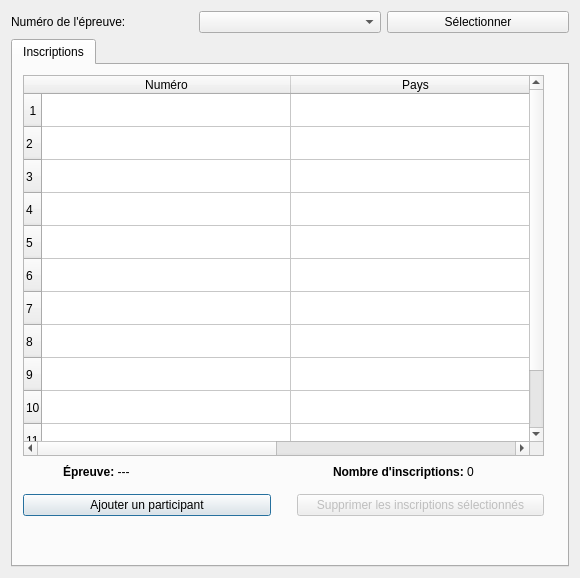
<?xml version="1.0" encoding="UTF-8"?>
<ui version="4.0">
 <class>fct_comp_1</class>
 <widget class="QDialog" name="fct_comp_1">
  <property name="geometry">
   <rect>
    <x>0</x>
    <y>0</y>
    <width>580</width>
    <height>578</height>
   </rect>
  </property>
  <property name="windowTitle">
   <string>Gérer les inscriptions à des épreuves</string>
  </property>
  <layout class="QGridLayout" name="gridLayout">
   <item row="2" column="0">
    <layout class="QHBoxLayout" name="horizontalLayout_2">
     <item>
      <layout class="QHBoxLayout" name="horizontalLayout_3">
       <item>
        <widget class="QTabWidget" name="tabWidget">
         <property name="currentIndex">
          <number>0</number>
         </property>
         <widget class="QWidget" name="tab">
          <attribute name="title">
           <string>Inscriptions</string>
          </attribute>
          <widget class="QTableWidget" name="tableWidget">
           <property name="enabled">
            <bool>true</bool>
           </property>
           <property name="geometry">
            <rect>
             <x>10</x>
             <y>10</y>
             <width>521</width>
             <height>381</height>
            </rect>
           </property>
           <property name="layoutDirection">
            <enum>Qt::LeftToRight</enum>
           </property>
           <property name="autoFillBackground">
            <bool>false</bool>
           </property>
           <property name="lineWidth">
            <number>1</number>
           </property>
           <property name="textElideMode">
            <enum>Qt::ElideMiddle</enum>
           </property>
           <property name="rowCount">
            <number>12</number>
           </property>
           <property name="columnCount">
            <number>2</number>
           </property>
           <attribute name="horizontalHeaderCascadingSectionResizes">
            <bool>false</bool>
           </attribute>
           <attribute name="horizontalHeaderMinimumSectionSize">
            <number>23</number>
           </attribute>
           <attribute name="horizontalHeaderDefaultSectionSize">
            <number>249</number>
           </attribute>
           <attribute name="horizontalHeaderShowSortIndicator" stdset="0">
            <bool>false</bool>
           </attribute>
           <attribute name="horizontalHeaderStretchLastSection">
            <bool>false</bool>
           </attribute>
           <attribute name="verticalHeaderCascadingSectionResizes">
            <bool>false</bool>
           </attribute>
           <attribute name="verticalHeaderDefaultSectionSize">
            <number>33</number>
           </attribute>
           <row>
            <property name="text">
             <string>1</string>
            </property>
            <property name="textAlignment">
             <set>AlignCenter</set>
            </property>
           </row>
           <row/>
           <row/>
           <row/>
           <row/>
           <row/>
           <row/>
           <row/>
           <row/>
           <row/>
           <row/>
           <row/>
           <column>
            <property name="text">
             <string>Numéro</string>
            </property>
           </column>
           <column>
            <property name="text">
             <string>Pays</string>
            </property>
           </column>
           <item row="0" column="0">
            <property name="text">
             <string/>
            </property>
           </item>
          </widget>
          <widget class="QWidget" name="horizontalLayoutWidget">
           <property name="geometry">
            <rect>
             <x>10</x>
             <y>420</y>
             <width>521</width>
             <height>41</height>
            </rect>
           </property>
           <layout class="QHBoxLayout" name="horizontalLayout_5">
            <item>
             <widget class="QPushButton" name="pushButton_2">
              <property name="text">
               <string>Ajouter un participant</string>
              </property>
             </widget>
            </item>
            <item>
             <spacer name="verticalSpacer_2">
              <property name="orientation">
               <enum>Qt::Vertical</enum>
              </property>
              <property name="sizeHint" stdset="0">
               <size>
                <width>20</width>
                <height>40</height>
               </size>
              </property>
             </spacer>
            </item>
            <item>
             <widget class="QPushButton" name="pushButton_3">
              <property name="enabled">
               <bool>false</bool>
              </property>
              <property name="text">
               <string>Supprimer les inscriptions sélectionnés</string>
              </property>
             </widget>
            </item>
           </layout>
          </widget>
          <widget class="QLabel" name="label">
           <property name="enabled">
            <bool>true</bool>
           </property>
           <property name="geometry">
            <rect>
             <x>320</x>
             <y>400</y>
             <width>191</width>
             <height>20</height>
            </rect>
           </property>
           <property name="text">
            <string>&lt;html&gt;&lt;head/&gt;&lt;body&gt;&lt;p&gt;&lt;span style=&quot; font-weight:700;&quot;&gt;Nombre d'inscriptions: &lt;/span&gt;0&lt;/p&gt;&lt;/body&gt;&lt;/html&gt;</string>
           </property>
           <property name="alignment">
            <set>Qt::AlignLeading|Qt::AlignLeft|Qt::AlignTop</set>
           </property>
          </widget>
          <widget class="QLabel" name="label_2">
           <property name="geometry">
            <rect>
             <x>50</x>
             <y>400</y>
             <width>160</width>
             <height>20</height>
            </rect>
           </property>
           <property name="text">
            <string>&lt;html&gt;&lt;head/&gt;&lt;body&gt;&lt;p&gt;&lt;span style=&quot; font-weight:700;&quot;&gt;Épreuve:&lt;/span&gt; ---&lt;/p&gt;&lt;/body&gt;&lt;/html&gt;</string>
           </property>
           <property name="alignment">
            <set>Qt::AlignLeading|Qt::AlignLeft|Qt::AlignTop</set>
           </property>
          </widget>
         </widget>
        </widget>
       </item>
      </layout>
     </item>
    </layout>
   </item>
   <item row="0" column="0">
    <layout class="QHBoxLayout" name="horizontalLayout">
     <item>
      <widget class="QLabel" name="label_3">
       <property name="text">
        <string>Numéro de l'épreuve:</string>
       </property>
      </widget>
     </item>
     <item>
      <widget class="QComboBox" name="comboBox"/>
     </item>
     <item>
      <widget class="QPushButton" name="pushButton">
       <property name="text">
        <string>Sélectionner</string>
       </property>
      </widget>
     </item>
    </layout>
   </item>
  </layout>
 </widget>
 <resources/>
 <connections>
  <connection>
   <sender>pushButton</sender>
   <signal>clicked()</signal>
   <receiver>fct_comp_1</receiver>
   <slot>refreshResult()</slot>
   <hints>
    <hint type="sourcelabel">
     <x>369</x>
     <y>46</y>
    </hint>
    <hint type="destinationlabel">
     <x>432</x>
     <y>292</y>
    </hint>
   </hints>
  </connection>
  <connection>
   <sender>tableWidget</sender>
   <signal>itemSelectionChanged()</signal>
   <receiver>fct_comp_1</receiver>
   <slot>refreshSelected()</slot>
   <hints>
    <hint type="sourcelabel">
     <x>287</x>
     <y>287</y>
    </hint>
    <hint type="destinationlabel">
     <x>289</x>
     <y>288</y>
    </hint>
   </hints>
  </connection>
  <connection>
   <sender>pushButton_3</sender>
   <signal>clicked()</signal>
   <receiver>fct_comp_1</receiver>
   <slot>removeInscription()</slot>
   <hints>
    <hint type="sourcelabel">
     <x>414</x>
     <y>526</y>
    </hint>
    <hint type="destinationlabel">
     <x>289</x>
     <y>288</y>
    </hint>
   </hints>
  </connection>
  <connection>
   <sender>pushButton_2</sender>
   <signal>clicked()</signal>
   <receiver>fct_comp_1</receiver>
   <slot>OpenAddParticipant()</slot>
   <hints>
    <hint type="sourcelabel">
     <x>107</x>
     <y>526</y>
    </hint>
    <hint type="destinationlabel">
     <x>289</x>
     <y>288</y>
    </hint>
   </hints>
  </connection>
 </connections>
 <slots>
  <slot>refreshResult()</slot>
 </slots>
</ui>
